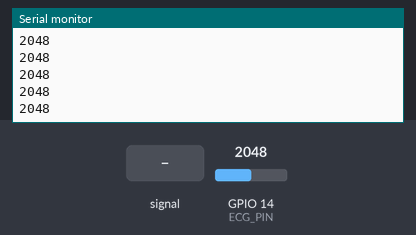
Bench run of a sketch on a simulated ESP32. Parts: the last lines printed to the serial monitor. Inputs (shaded band) come from the test bench; at power-on: GPIO 14 (ECG_PIN) = 2048. Nothing arrives over Bluetooth unless stated; a phone connects over Bluetooth LE 3 s after start.

Above: at 3.8 s.
3.9 s: GPIO 14 (ECG_PIN) fed a 200 Hz sine of ±327 counts around its level
At 4.6 s:
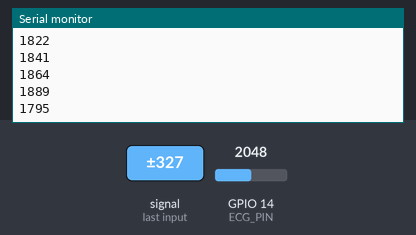
5.4 s: GPIO 14 (ECG_PIN) set to 2866
At 6.2 s:
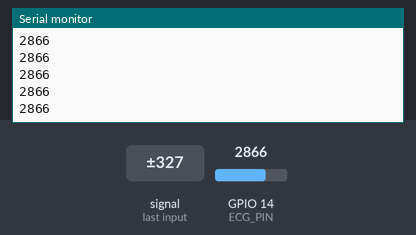
6.9 s: GPIO 14 (ECG_PIN) fed a 1000 Hz sine of ±1023 counts around its level
At 7.4 s:
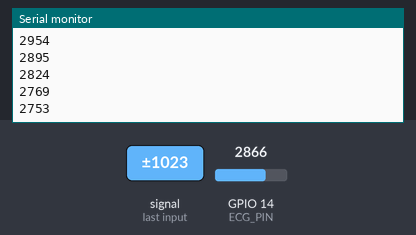
8.4 s: GPIO 14 (ECG_PIN) set to 3603
At 9.3 s:
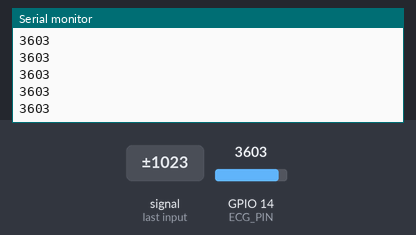
Timing chart, 0 to 10.9 s (numbered marks = the images above; inputs shaded):
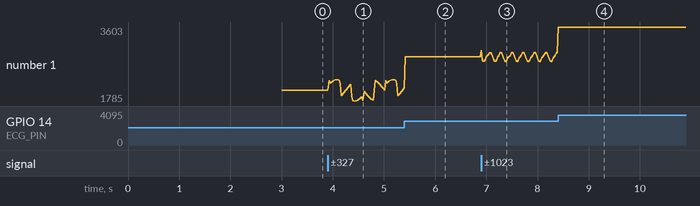

Measured:
- after the input at 3.9 s, the serial monitor: prints a new line at once (image 1)
- after the input at 6.9 s, the serial monitor: prints a new line at once (image 3)
- plotted number 1: 2048 → 2108 after the input at 3.9 s, 2866 → 2978 after the input at 6.9 s

The sketch:

cardialink_transmitter.ino
```cpp
#include <BLEDevice.h>
#include <BLEServer.h>
#include <BLEUtils.h>
#include <BLE2902.h>

// --- BLE service/characteristic UUIDs (Nordic UART) ---
#define SERVICE_UUID           "6E400001-B5A3-F393-E0A9-E50E24DCCA9E"
#define CHARACTERISTIC_UUID_TX "6E400003-B5A3-F393-E0A9-E50E24DCCA9E"
#define SAMPLE_INTERVAL_MS 20
#define OVERSAMPLE_COUNT 16

// --- ECG input pin ---
#define ECG_PIN 14

BLECharacteristic* pTxCharacteristic;
bool deviceConnected = false;

// Server callbacks to track connection state
class MyServerCallbacks : public BLEServerCallbacks {
  void onConnect(BLEServer* pServer) {
    deviceConnected = true;
    Serial.println("Client connected");
  }
  void onDisconnect(BLEServer* pServer) {
    deviceConnected = false;
    Serial.println("Client disconnected");
    // restart advertising so we can reconnect
    pServer->getAdvertising()->start();
  }
};

void setup() {
  Serial.begin(115200);
  while (!Serial);

  // initialize ADC pin
  pinMode(ECG_PIN, INPUT);

  // --- BLE setup ---
  BLEDevice::init("esp32-ecg-tx");
  BLEServer* pServer = BLEDevice::createServer();
  pServer->setCallbacks(new MyServerCallbacks());

  BLEService* pService = pServer->createService(SERVICE_UUID);

  // TX characteristic (notify)
  pTxCharacteristic = pService->createCharacteristic(
                        CHARACTERISTIC_UUID_TX,
                        BLECharacteristic::PROPERTY_NOTIFY
                      );
  // add descriptor so client can enable notifications
  pTxCharacteristic->addDescriptor(new BLE2902());

  pService->start();

  // advertise
  BLEAdvertising* pAdvertising = pServer->getAdvertising();
  pAdvertising->addServiceUUID(SERVICE_UUID);
  pAdvertising->setScanResponse(true);
  pAdvertising->start();

  Serial.println("BLE ECG Transmitter is now advertising");
}

void loop() {
  static unsigned long lastSend = 0;
  unsigned long now = millis();

  // only send when enough time has elapsed
  if (deviceConnected && (now - lastSend >= SAMPLE_INTERVAL_MS)) {
    lastSend = now;
    uint32_t acc = 0;
    for (int i = 0; i < OVERSAMPLE_COUNT; ++i) {
      acc += analogRead(ECG_PIN);
    }
    uint16_t raw = acc / OVERSAMPLE_COUNT;
    uint8_t buf[2] = { uint8_t(raw & 0xFF), uint8_t(raw >> 8) };
    pTxCharacteristic->setValue(buf, 2);
    pTxCharacteristic->notify();

    Serial.println(raw);
  }

  // tiny yield
  delay(1);
}
```
